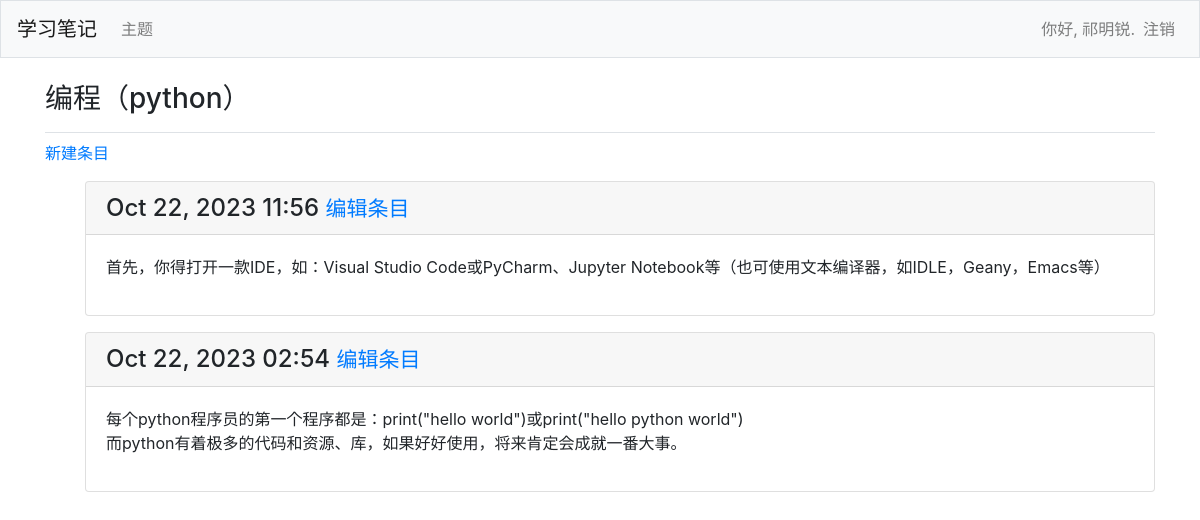
/topics/1/ (signed in), run on the app's committed database.
### learning_logs/models.py (models this page shows, shortened)
class Topic(models.Model):
    text = models.CharField(max_length=200)
    date_added = models.DateTimeField(auto_now_add=True)
    owner = models.ForeignKey(User, on_delete=models.CASCADE)
    def __str__(self):
        return self.text

class Entry(models.Model):
    topic = models.ForeignKey(Topic, on_delete=models.CASCADE)
    text = models.TextField()
    date_added = models.DateTimeField(auto_now_add=True)
    class Meta:
        verbose_name_plural = 'entries'

### learning_logs/views.py (the view)
# urls.py: path('topics/<int:topic_id>/', views.topic, name='topic'),
@login_required
def topic(request, topic_id):
    topic = Topic.objects.get(id=topic_id)
    entries = topic.entry_set.order_by('-date_added')
    context = {'topic': topic, 'entries': entries}
    return render(request, 'learning_logs/topic.html', context)

### learning_logs/templates/learning_logs/topic.html
{% extends 'learning_logs/base.html' %}
{% block page_header %}
  <h3>{{ topic }}</h3>
{% endblock page_header %}
{% block content %}
  <p>
    <a href="{% url 'learning_logs:new_entry' topic.id %}">新建条目</a>
  </p>
  <ul>
  {% for entry in entries %}
    <div class="card mb-3">
      <h4 class="card-header">
        {{ entry.date_added|date:'M d, Y H:i' }}
        <small><a href="{% url 'learning_logs:edit_entry' entry.id %}">
            编辑条目</a></small>
      </h4>
      <div class="card-body">
        {{ entry.text|linebreaks }}
      </div>
    </div>
  {% empty %}
    <p>There are no entries for this topic yet.</p>
  {% endfor %}
{% endblock content %}

### learning_logs/templates/learning_logs/base.html (shortened to what this page needs)
{% load bootstrap4 %}
<!doctype html>
<html lang="en">
<head>
  {% bootstrap_css %}
</head>
<body>
  <nav class="navbar navbar-expand-md navbar-light bg-light mb-4 border">
    <a class="navbar-brand" href="{% url 'learning_logs:index'%}">
        学习笔记</a>
    <div class="collapse navbar-collapse" id="navbarCollapse">
      <ul class="navbar-nav mr-auto">
        <li class="nav-item">
          <a class="nav-link" href="{% url 'learning_logs:topics'%}">
              主题</a></li>
      </ul>
      <ul class="navbar-nav ml-auto">
        {% if user.is_authenticated %}
          <li class="nav-item">
            <span class="navbar-text"}">你好, {{ user.username }}.</span>
          </li>
          <li class="nav-item">
            <a class="nav-link" href="{% url 'users:logout' %}">注销</a>
          </li>
        {% else %}
          <li class="nav-item">
            <a class="nav-link" href="{% url 'users:register' %}">注册</a>
          </li>
          <li class="nav-item">
            <a class="nav-link" href="{% url 'users:login' %}">登录</a></li>
        {% endif %}
      </ul>
    </div>
  </nav>
  <main role="main" class="container">
    <div class="pb-2 mb-2 border-bottom">
      {% block page_header %}{% endblock page_header %}
    </div>
    <div>
      {% block content %}{% endblock content %}
    </div>
  </main>
</body>
</html>

### data on the page
Topic: text "编程（python）"
Entry: date_added "Oct 22, 2023 11:56", text "首先，你得打开一款IDE，如：Visual Studio Code或PyCharm、Jupyter Notebook等（也可使用文本编译器，如IDLE，Geany，Emacs等）"
Entry: date_added "Oct 22, 2023 02:54", text "每个python程序员的第一个程序都是：print(\"hello world\")或print(\"hello python world\") 而python有着极多的代码和资源、库，如果好好使用，将来肯定会成就一番大事。"

### other printed values
{{ user.username }} "祁明锐"
